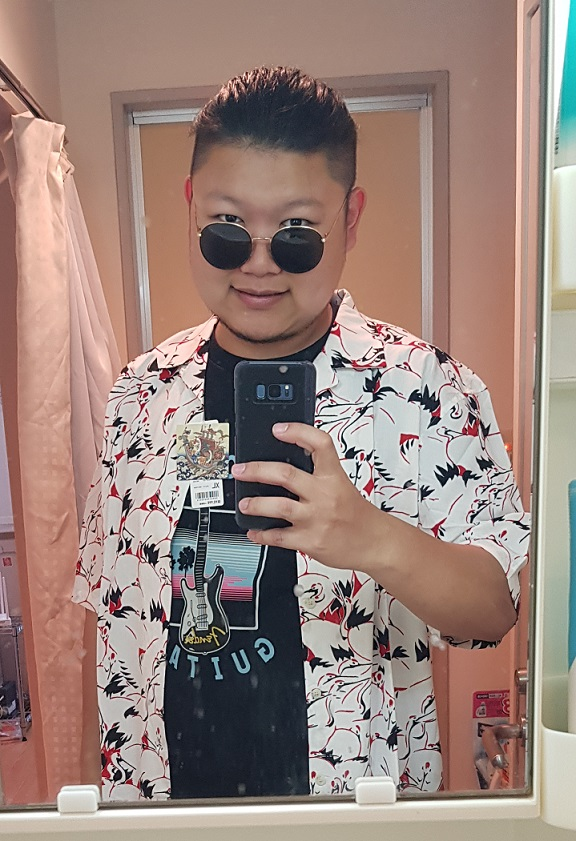
#> input picture 02. openCV/07/akira.jpg, 576 x 841 px
$ jupyter execute 'ほげ要望　Canny Edge Detection.ipynb'
#> lines starting #> are read from the running program, lines starting #| are printed output that depends on the picture
# Canny Edge Detection
Canny Edge Detection은 가장 인기 있는 Edge Detection 알고리즘 중 하나 입니다.<br>
이 알고리즘은 1986년 john F Canny라는 사람에 의해 개발 되었습니다.<br>
Canny Edge Detection은 아래와 같은 다단계 구조로 되어있습니다.<br><br>

Canny Edge Detectionは、最も人気のあるEdge Detectionアルゴリズムの一つです。<br>
このアルゴリズムは1986 年john FCanny という人によって開発されました。<br>
Canny Edge Detectionは以下のような多段階構造になっています。

#### 1단계 : 노이즈 제거 (Noise Reduction) / 1. 段階 : ノイズ除去<br>
이미지에 노이즈가 있을경우 Edge를 찾기 어려워 지므로,<br>
5x5 가우시안 필터(Gaussian Fiter)를 이용해서 노이즈를 줄여줍니다.<br><br>

画像にノイズがあるとEdgeが見つかりにくくなるため、<br>
5x5 ガウシアンフィルター(Gaussian Fiter)を利用してノイズを低減させます。<br>

#### 2단계 : Gradient 값이 높은 부분 찾기 /  2. 段階 : Gradient値の高い部分を探す<br>
Sobel 커널을 수평,수직 방향으로 적용하여 각 방향의 gradient를 획득 합니다.<br>
수평방향의 gradient를 Gx, 수직방향의 gradient를 Gy라고 할때<br>
픽셀 (x,y)에서 edge gradient는 아래의 식에서 구할 수 있습니다.<br><br>
Sobelカーネルを水平、垂直方向に適用して、各方向のグレードを獲得します。<br>
水平方向のgradientをGx、垂直方向のgradientをGyとするとき<br>
Pixel (x,y)でedge gradientは下記の式から入手できます。<br><br>


#### 3단계 :  최대값이 아닌 픽셀의  값을 0으로 만들기 / 3. 段階 : 最大値でないピクセルの値を0にする<br>
edge 이외의 픽셀들을 제거하기 위해 이미지 전체를 스캔합니다<br>
먼저 gardient의 최대값을 가진 픽셀을 찾습니다.<br><br>
edge以外のピクセルを削除するため、画像全体をスキャンします。<br>
まず、gardientの最大値を持つピクセルを探します。<br><br>

위 그림에서 A는 수직방향의 edge위에 있는 픽셀입니다.(gradient는 수평 방향)<br>
B와 C는 gradient방향에 놓인 픽셀 입니다.<br>
여기서 A 지점에서 gradient 값이 B, C와 비교해서 A의 값이 가장 크면 다음 단계로,<br>
그렇지 않으면 값을 0으로 바꿔줍니다.<br><br>
上図において、Aは垂直方向のedgeの上にあるピクセルです(gradientは水平方向)<br>
BとCはグラデーション方向に置かれたピクセルです。<br>
ここで、A地点のgradient値がB、Cと比較して、Aの値が最も大きければ次のステップとして<br>
そうでなければ値段を0に変えてくれます。<br><br>

#### 4단계 : Hyteresis Thresholding(이력 임계값) / 2. 段階 : Hyteresis Thresholding(履歴しきい値)<br>

여기서는 3단계에서 실행된 것들이 실제 edge를 판단 했는지 확인 해주는 단계 입니다.<br>
먼저 문턱값 minVal, maxVal를 2개 지정한후, MaxVal 보다 높으면 edge이며, minVal보다 낮으면 아니라고 판단 합니다<br>
minVal, maxVal 사이에 있는 값들은 이 픽셀들의 연결 구조를 보고 판단합니다.<br><br>
ここでは、3段階で実行されたことが実際にedgeを判断したのかを確認する段階です。<br>
まずしきい値minVal,maxValを2つ指定した後、MaxValより高ければedgeであり、minValより低ければないと判断します。<br>
minVal、maxValの間にある値は、このピクセルの連結構造を見て判断します。<br><br>

픽셀들의 연결 구조는 위의 그림처럼 판단 합니다.<br>
A는 확실히 edge이고, C는 minVal과 maxVla 사이에 있지만 A와 연결 되어있으므로 edge입니다.<br>
그리고 B는 연결 구조상 edge가 아니므로 제거 합니다.<br><br>
ピクセルの連結構造は上図のように判断します。<br>
Aは確かにedgeで、CはminValとmaxVlaの間にありますがAとつながっているのでedgeです。<br>
そしてBは連結構造上edgeではないので除去します。<br><br>

## cv2.Canny(img,minVal,maxVal)

[cell 1]
import cv2
import numpy as np
from matplotlib import pyplot as plt

img = cv2.imread('akira.jpg',0)
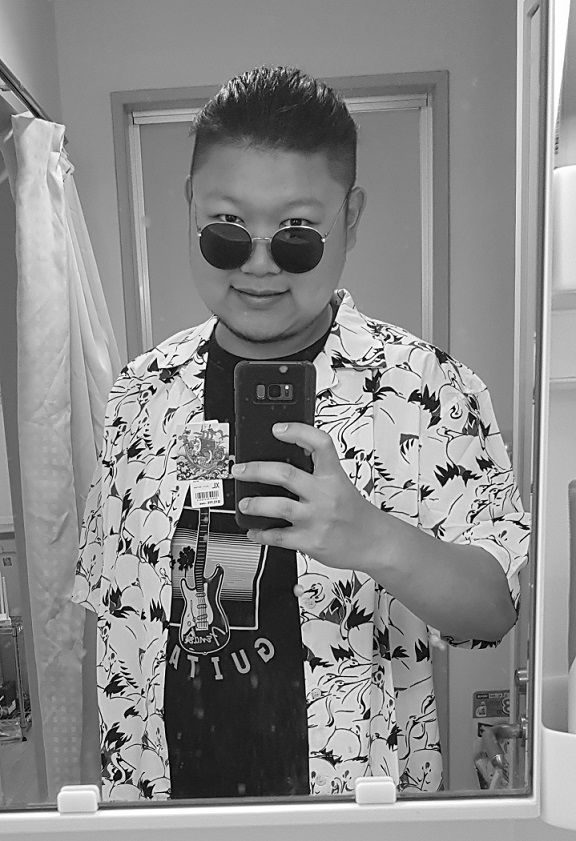
#> img: shape (841, 576); min 0, max 255, mean 136.9

edges = cv2.Canny(img,200,300)
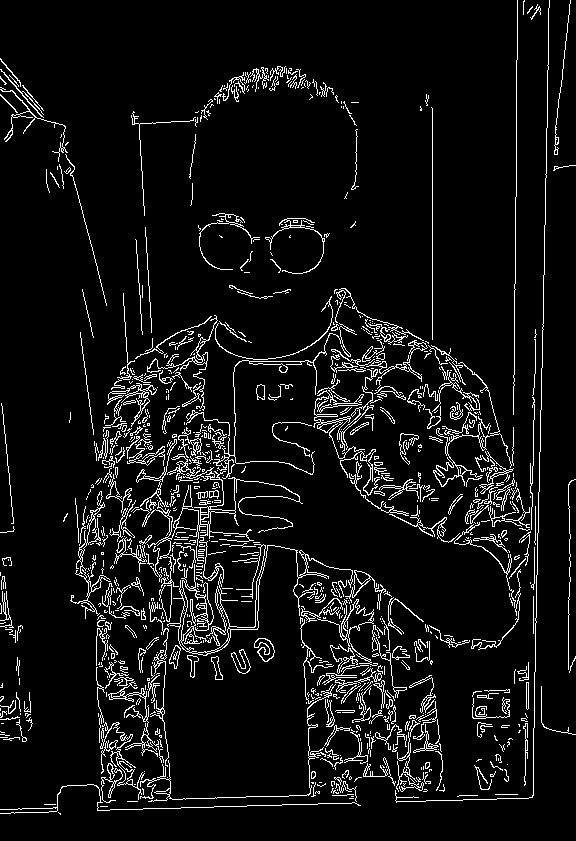
#> edges: shape (841, 576); 6.9% white in thin lines or dots
edges2 = cv2.Canny(img,150,250)
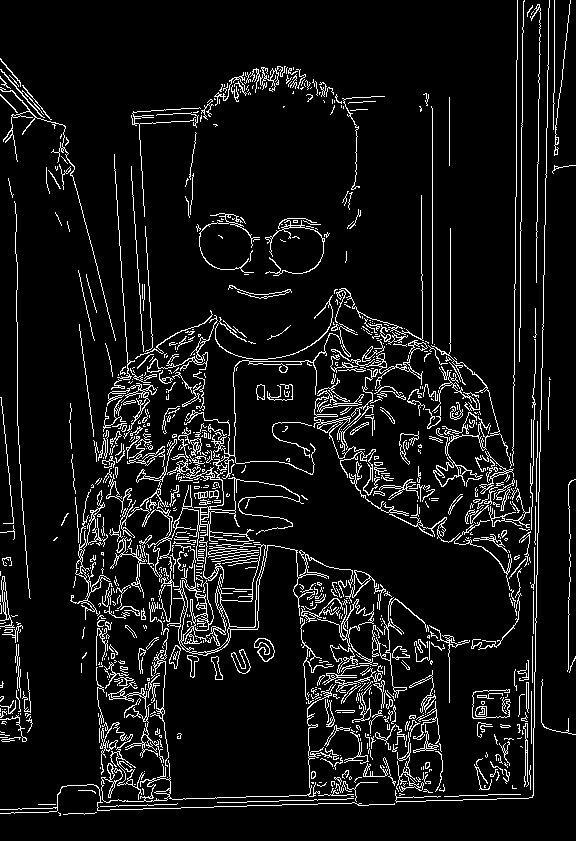
#> edges2: shape (841, 576); 8.1% white in thin lines or dots
edges3 = cv2.Canny(img,100,200)
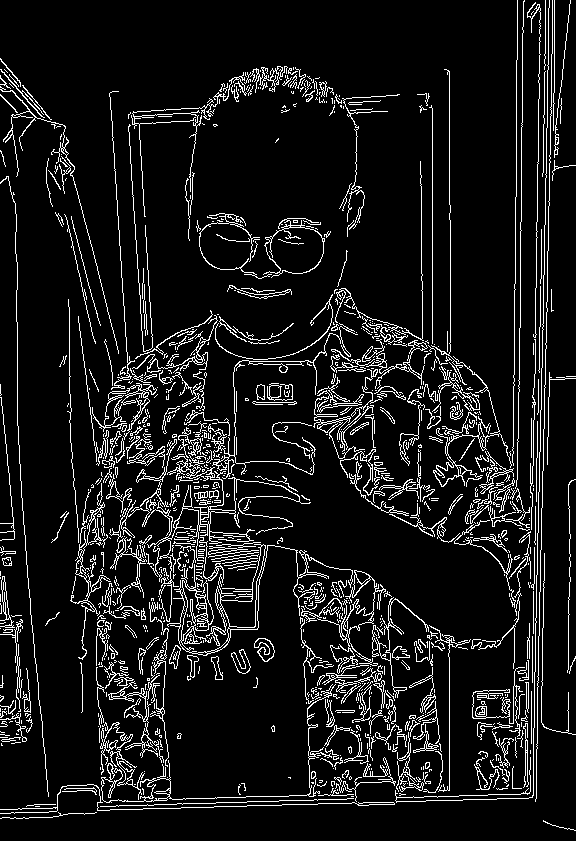
#> edges3: shape (841, 576); 9.3% white in thin lines or dots
edges4 = cv2.Canny(img,80,150)
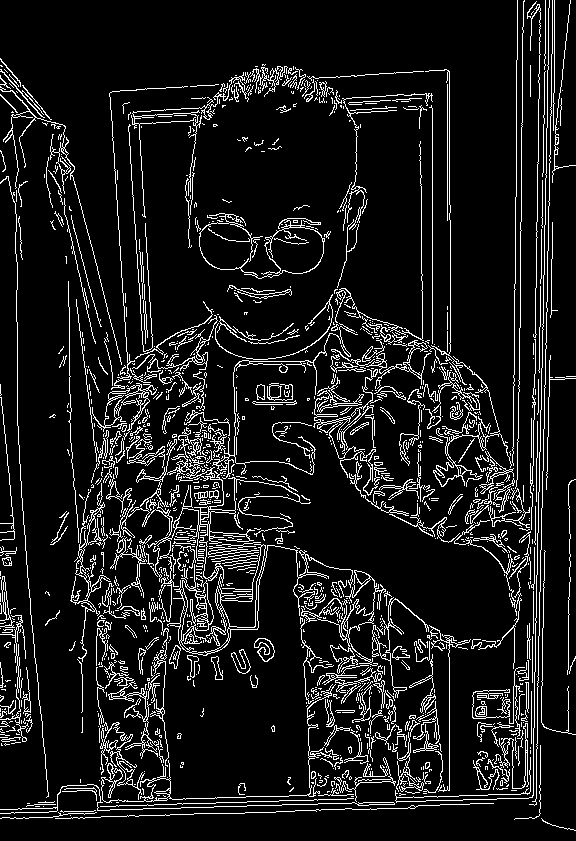
#> edges4: shape (841, 576); 10.2% white in thin lines or dots
edges5 = cv2.Canny(img,50,100)
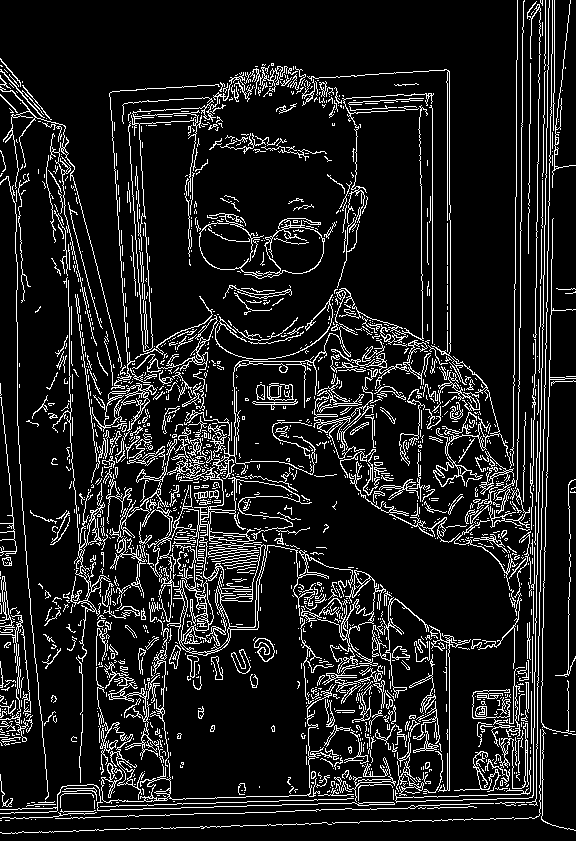
#> edges5: shape (841, 576); 11.8% white in thin lines or dots

edgesList = [edges, edges2, edges3, edges4, edges5]

plt.figure(figsize=(40, 20))
plt.subplot(3,2,1),plt.imshow(img,cmap = 'gray')
plt.title('Original Image'), plt.xticks([]), plt.yticks([])

for i in range(5):
    plt.subplot(3,2,i+2),plt.imshow(edgesList[i],cmap = 'gray')
    plt.title(f'Edge Image{i+1}'), plt.xticks([]), plt.yticks([])

plt.show()
